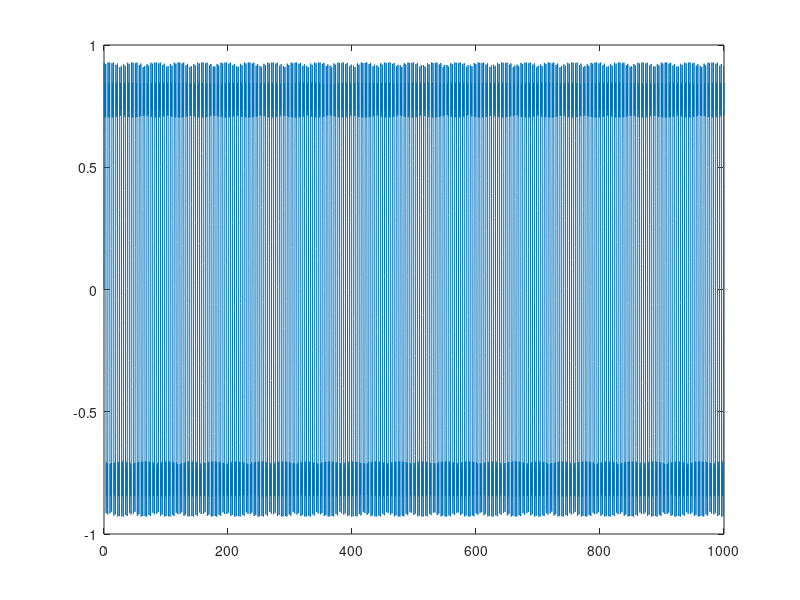

Recreate this plot in MATLAB.
%Lab 12 part a
clc; clearvars; close all %CLearing everything

%% Plot fundamental frequency and hear associated sound
t = 0:.1:1000;
y = sin(t);
plot(t,y);
sound(y)

%% Next add the third harmonic to the fundamental, and plot/hear it.
y = sin(t) + sin(3*t)/3;
plot(t,y);
sound(y)

%% Now use the first, third, fifth, seventh, and ninth harmonics.
y = sin(t) + sin(3*t)/3 + sin(5*t)/5 + sin(7*t)/7 + sin(9*t)/9;
plot(t,y);
sound(y)
